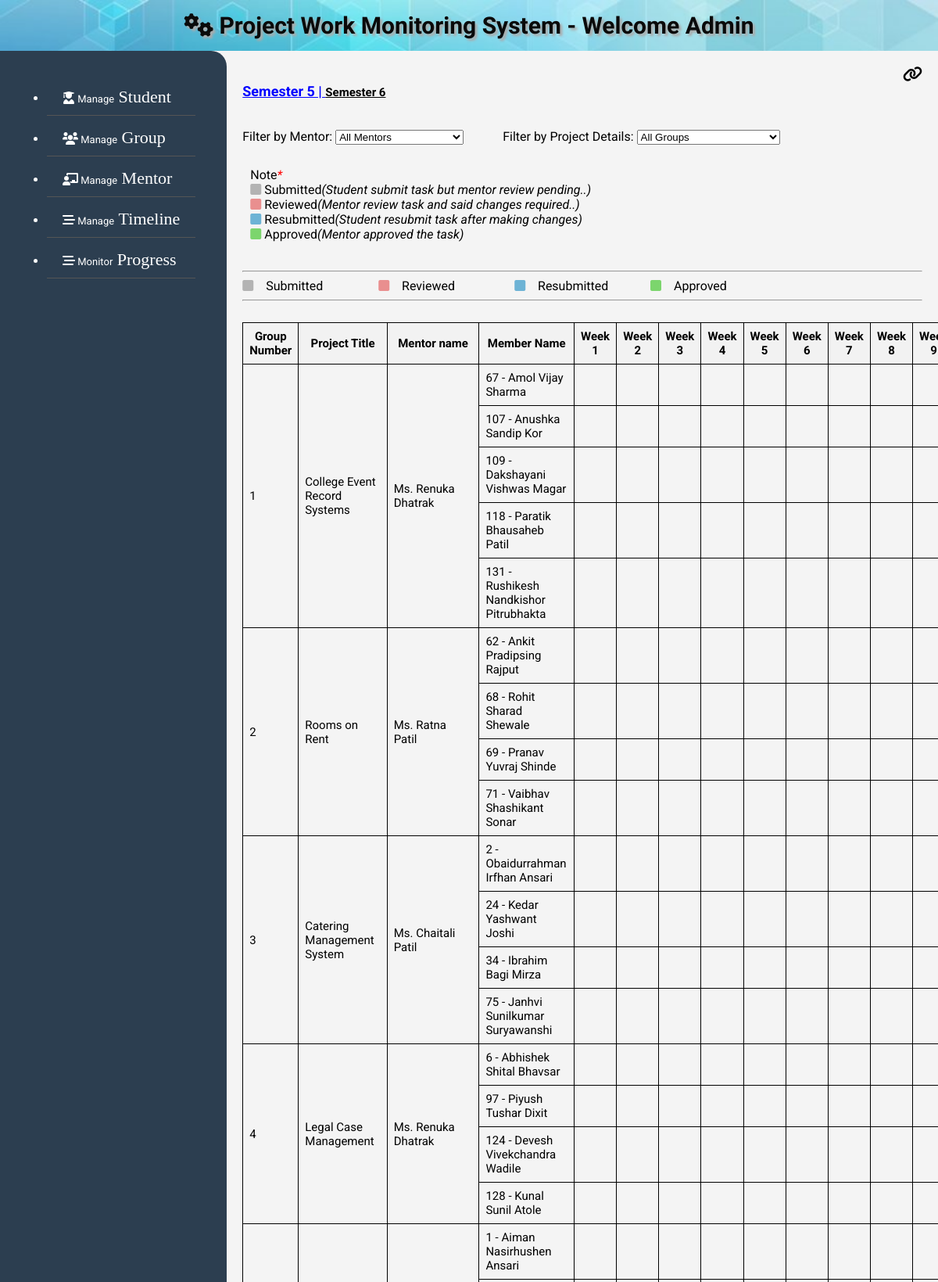
The app's page /Admin/newhome.php?year=2023 (upper part) with its own data.
### tables this page shows
CREATE TABLE `timeline` (
  `id` int(11) NOT NULL,
  `weeknumber` int(4) NOT NULL,
  `startdate` date NOT NULL,
  `enddate` date NOT NULL,
  `activityplan` varchar(255) NOT NULL,
  `semester` varchar(1) NOT NULL,
  `year` varchar(4) NOT NULL
);

CREATE TABLE `grouptable` (
  `id` int(11) NOT NULL,
  `groupno` int(4) NOT NULL,
  `mentorid` int(4) NOT NULL,
  `projecttitle` varchar(50) NOT NULL,
  `projectdetail` varchar(255) NOT NULL,
  `sponsershipname` varchar(50) NOT NULL,
  `sponsershipdetail` varchar(255) NOT NULL,
  `year` varchar(4) NOT NULL
);

CREATE TABLE `mentor` (
  `id` int(4) NOT NULL,
  `firstname` varchar(25) NOT NULL,
  `lastname` varchar(25) NOT NULL,
  `mobileno` varchar(10) NOT NULL,
  `email` varchar(50) NOT NULL,
  `gender` varchar(6) NOT NULL,
  `password` varchar(12) NOT NULL,
  `status` varchar(6) NOT NULL
);

CREATE TABLE `student` (
  `id` int(11) NOT NULL,
  `firstname` varchar(25) NOT NULL,
  `middlename` varchar(25) NOT NULL,
  `lastname` varchar(25) NOT NULL,
  `rollno` int(4) NOT NULL,
  `enrollmentno` varchar(10) NOT NULL,
  `gender` varchar(6) NOT NULL,
  `mobileno` varchar(10) NOT NULL,
  `password` varchar(12) NOT NULL,
  `groupno` int(4) NOT NULL,
  `status` varchar(7) NOT NULL,
  `year` varchar(4) NOT NULL
);

### Admin/newhome.php (the view, shortened to what this page needs)
<!DOCTYPE html>
<html lang="en">
<?php
include "config.php";
?>
<head>
    <link rel="stylesheet" href="https://cdnjs.cloudflare.com/ajax/libs/font-awesome/6.0.0-beta3/css/all.min.css" />
    <link rel="stylesheet" href="style.css">
</head>
<body>
    <header>
        <div><i class="fas fa-cogs"></i> Project Work Monitoring System - Welcome Admin</div>
    </header>
    <?php $year = $_GET['year']; ?>
    <div id="container">
        <div id="sidebar">
            <div id="menu">
                <ul>
                    <li><a><i class="fas fa-user-graduate"></i><span style="font-size:13px;"> Manage</span><span
                                style="font-size:22px;font-family: 'cursive';">&nbsp;Student</span></a>
                    </li>
                    <li><a href="groupmanagement.php?year=<?php echo $year; ?>"><i class="fas fa-users"></i><span
                                style="font-size:13px;"> Manage</span><span
                                style="font-size:22px;font-family: 'cursive';">&nbsp;Group</span></a></li>
                    <li><a href="menmanagement.php?year=<?php echo $year; ?>"><i
                                class="fas fa-chalkboard-teacher"></i><span style="font-size:13px;">
                                Manage</span><span style="font-size:22px;font-family: 'cursive';">&nbsp;Mentor</a>
                    </li>
                    <li><a><i class="fas fa-stream"></i><span style="font-size:13px;"> Manage</span><span
                                style="font-size:22px;font-family: 'cursive';">&nbsp;Timeline</span></a>
                    </li>
                    <li><a><i class="fas fa-stream"></i><span style="font-size:13px;"> Monitor</span><span
                                style="font-size:22px;font-family: 'cursive';">&nbsp;Progress</span></a>
                    </li>
                </ul>
            </div>
            <br><br><br><br><br><br>
        </div>
        <div id="content">
        <div style="text-align:right">
        <span class="tooltip fa fa-link" style="font-size:20px">
            </span>
        </div>
            <?php
        if(isset($_GET['fsem'])) {?>
            <b><a href="newhome.php<?php echo '?year='.$year ?>" style="font-size: 18px;color:black;">Semester 5
                    | </a>
                <a href="newhome.php<?php echo '?year='.$year.'&fsem=6' ?>" style="font-size: 15px;color:blue">Semester
                    6</a></b>
            <?php }
        else{?>
            <b><a href="newhome.php<?php echo '?year='.$year ?>" style="font-size: 18px;color:blue;">Semester 5
                    | </a>
                <a href="newhome.php<?php echo '?year='.$year.'&fsem=6' ?>" style="font-size: 15px;color:black">Semester
                    6</a></b>
            <?php }?>
            <br>
            <br>
            <br>
            <div style="display:flex">
                <div>
                    <form>
                        <label for="mentorFilter">Filter by Mentor:</label>
                        <select id="mentorFilter" onchange="redirectToNewHome()">
                            <option value="Yes">All Mentors</option>
                        </select>
                    </form>
                </div>
                <div style="margin-left:50px">
                    <form>
                        <label for="projectFilter">Filter by Project Details:</label>
                        <select id="projectFilter" onchange="redirectToNewHomePro()">
                            <option value="Yes">All Groups</option>
                        </select>
                    </form>
                </div>
            </div>
            <br>
            <div style="padding:10px">
                <span>Note<i style="color:red;">*</i></span><br>
                <span><i class="fa-solid fa-square" style="color:#b3b3b3"></i> Submitted<i>(Student submit task
                        but
                        mentor review pending..)</i></span><br>
                <span><i class="fa-solid fa-square" style="color:#e98f8f"></i> Reviewed<i>(Mentor review task
                        and said
                        changes required..)</i></span><br>
                <span><i class="fa-solid fa-square" style="color:#6db3d5"></i> Resubmitted<i>(Student resubmit
                        task
                        after making changes)</i></span><br>
                <span><i class="fa-solid fa-square" style="color:#7cd56d"></i> Approved<i>(Mentor approved the
                        task)</i></span>
            </div>
            <br>
            <hr>
            <div style="display:flex;width:100%">
                <div style="width:20%">
                    <span><i class="fa-solid fa-square" style="color:#b3b3b3"></i>&nbsp;&nbsp;&nbsp;
                        Submitted</span>
                </div>
                <div style="width:20%">
                    <span><i class="fa-solid fa-square" style="color:#e98f8f"></i>&nbsp;&nbsp;&nbsp;
                        Reviewed</span>
                </div>
                <div style="width:20%">
                    <span><i class="fa-solid fa-square" style="color:#6db3d5"></i>&nbsp;&nbsp;&nbsp;
                        Resubmitted</span>
                </div>
                <div style="width:20%">
                    <span><i class="fa-solid fa-square" style="color:#7cd56d"></i>&nbsp;&nbsp;&nbsp;
                        Approved</span>
                </div>
            </div>
            <hr> <br>
            <table id="forsearch">
                <tr>
                    <th style="width:30px">Group Number</th>
                    <th style="width:150px">Project Title</th>
                    <th style="width:150px">Mentor name</th>
                    <th style="width:400px">Member Name</th>
                    <?php
                    if(isset($_GET['fsem'])) {
                    $selectWeekQuery = "SELECT * FROM `timeline` where year=$year AND semester=6 ORDER BY weeknumber ASC";
                    $weeksResult = mysqli_query($con, $selectWeekQuery);
                    }
                    else{
                        $selectWeekQuery = "SELECT * FROM `timeline` where year=$year AND semester=5 ORDER BY weeknumber ASC";
                        $weeksResult = mysqli_query($con, $selectWeekQuery);
                    }
                    while ($week = mysqli_fetch_assoc($weeksResult)) {
                    ?>
                    <th style="width:150px"><?php echo 'Week '.$week['weeknumber']?></th>
                    <?php } ?>
                </tr>
                <?php
                if(isset($_GET['mname'])) {
                    $midd=$_GET['mname'];
                    $selectGroupQuery = "SELECT * FROM `grouptable` where year=$year AND mentorid=$midd ORDER BY groupno ASC";
                    $GroupQuery = mysqli_query($con, $selectGroupQuery);
                }
                else{
                    $selectGroupQuery = "SELECT * FROM `grouptable` where year=$year ORDER BY groupno ASC";
                    $GroupQuery = mysqli_query($con, $selectGroupQuery);
                }
                    while ($Group = mysqli_fetch_assoc($GroupQuery)) {
                            $count=0;
                            $gr=$Group['groupno'];
                              $selectStudentQuery = "SELECT * FROM `student` WHERE `groupno` = $gr AND `year` = $year ORDER BY `rollno` ASC";
                              $studentsResult = mysqli_query($con, $selectStudentQuery);
                               while ($stud = mysqli_fetch_assoc($studentsResult)){
                                      $count++;
                              }?>
                <tr>
                    <td rowspan="<?php echo $count; ?>"><?php echo $Group['groupno'];?></td>
                    <td rowspan="<?php echo $count; ?>"><?php
                                                if($Group['projecttitle']){
                                                echo $Group['projecttitle'];
                                                }
                                                else{
                                                    ?>
                        <a href="addproject.php?year=<?php echo $year ?>&g_id=<?php echo $Group['id']; ?>">Add
                            Project
                            Details</a>
                        <?php
                                                }?>
                    </td>
                    <td rowspan="<?php echo $count; ?>"><?php
                                            if($Group['mentorid'] == 0)
                                            {  ?>
                        <a href="assignmentor.php?g_id=<?php echo $Group['groupno']; ?>&year=<?php echo $year; ?>">assign
                            mentor</a>
                        <?php
                                            }
                                            else{
                                                $gmen=$Group['mentorid'];
                                                $selectMentorQuery = "SELECT * FROM mentor where id =  $gmen ";
                                                $mentorsResult = mysqli_query($con, $selectMentorQuery);
                                                while ($menn = mysqli_fetch_assoc($mentorsResult))
                                                 {
                                                    $mgen=$menn['gender'];
                                                    if($mgen=='male')
                                                    {
                                                        echo 'Mr.';echo ' ';
                                                    }else{
                                                        echo 'Ms.';echo ' ';
                                                    }
                                                        echo $menn['firstname']; echo ' '; echo $menn['lastname'] ;
                                                  }
                                               } ?>
                    </td>
                    <?php     $gr=$Group['groupno'];
                              $selectStudentQuery = "SELECT * FROM `student` WHERE `groupno` = $gr AND `year` = $year ORDER BY `rollno` ASC";
                              $studentsResult = mysqli_query($con, $selectStudentQuery);
                              $sid=0;
                               while ($stud = mysqli_fetch_assoc($studentsResult)){
                                $statusf=' ';
                                if($stud['status']!='Regular'){
                                    $statusf=' [C]';
                                }
                                $sid= $stud['id'];
                                     ?> <td>
                        <?php echo $stud['rollno']; echo ' - '; echo $stud['firstname']; echo ' '; echo $stud['middlename'] ; echo ' '; echo $stud['lastname'] ;echo $statusf; ?>
                    </td> <?php
                                    break;
                              }?>
                    <?php
                     if(isset($_GET['fsem'])) {
                        $selectWQuery = "SELECT * FROM `timeline` where year=$year AND semester=6 ORDER BY weeknumber ASC";
                        $wResult = mysqli_query($con, $selectWQuery);
                        }
                        else{
                            $selectWQuery = "SELECT * FROM `timeline` where year=$year AND semester=5 ORDER BY weeknumber ASC";
                            $wResult = mysqli_query($con, $selectWQuery);
                        }
                    while ($week = mysqli_fetch_assoc($wResult)) {
                        $wid=$week['id'];
                        $selectWQuery = "SELECT * FROM `weeklydiary` where studentid=$sid AND weekid=$wid";
                        $WResult = mysqli_query($con, $selectWQuery);
                        if (mysqli_num_rows($WResult) > 0) {
                            $Wchecked = mysqli_fetch_assoc($WResult);
                                    if($Wchecked['remark']=='viewed'){
                                    ?>
                    <td style="background-color:#e98f8f;">
                        <?php
                                    }
                                    elseif($Wchecked['remark']=='approved'){
                                        ?>
                    <td style="background-color:#7cd56d;">
                         <?php
                                    }
                                    elseif($Wchecked['remark']=='updated'){
                                        ?>
                    <td style="background-color:#6db3d5;">
                        <?php
                                    }
                                    else{
                                        ?>
                    <td style="background-color:#b3b3b3;">
                        <?php
                                    }
                            }
                            else{
                                ?>
                    <td>
                        <?php
                            }
                    ?>
                        <?php } ?>
                </tr>
                <?php
                mysqli_data_seek($studentsResult, 1);
                while ($stud = mysqli_fetch_assoc($studentsResult)) {
                    $siid=$stud['id'];
                    ?>
                <tr>
                    <td><?php echo $stud['rollno']; echo ' - '; echo $stud['firstname']; echo ' '; echo $stud['middlename'] ; echo ' '; echo $stud['lastname'] ; ?>
                    </td>
                    <?php
                      mysqli_data_seek($weeksResult,0);
                    while ($week = mysqli_fetch_assoc($weeksResult)) {
                        $wid=$week['id'];
                        $selectWQuery = "SELECT * FROM `weeklydiary` where studentid=$siid AND weekid=$wid";
                        $WResult = mysqli_query($con, $selectWQuery);
                        if (mysqli_num_rows($WResult) > 0) {
                            $Wchecked = mysqli_fetch_assoc($WResult);
                                    if($Wchecked['remark']=='viewed'){
                                    ?>
                    <td style="background-color:#e98f8f">
                        <?php
                                    }
                                    elseif($Wchecked['remark']=='approved'){
                                        ?>
                    <td style="background-color:#7cd56d;">
                        <?php
                                    }
                                    elseif($Wchecked['remark']=='updated'){
                                        ?>
                    <td style="background-color:#6db3d5;">
                        <?php
                                    }
                                    else{
                                        ?>
                    <td style="background-color:#b3b3b3;">
                        </span>
                        <?php
                                    }
                            }
                            else{
                                ?>
                    <td>
                        <?php
                            }
                    ?>
                        <?php } ?>
                </tr>
                <?php
                }
             } ?>
            </table>
        </div>
</body>
</html>

### records on screen
timeline: weeknumber "1"
timeline: weeknumber "2"
timeline: weeknumber "3"
timeline: weeknumber "4"
timeline: weeknumber "5"
timeline: weeknumber "6"
timeline: weeknumber "7"
timeline: weeknumber "8"
timeline: weeknumber "9"
grouptable: groupno "1", projecttitle "College Event Record Systems"
mentor: gender "Ms.", firstname "Renuka", lastname "Dhatrak"
student: rollno "67", firstname "Amol", middlename "Vijay", lastname "Sharma"
student: rollno "107", firstname "Anushka", middlename "Sandip", lastname "Kor"
student: rollno "109", firstname "Dakshayani", middlename "Vishwas", lastname "Magar"
student: rollno "118", firstname "Paratik", middlename "Bhausaheb", lastname "Patil"
student: rollno "131", firstname "Rushikesh", middlename "Nandkishor", lastname "Pitrubhakta"
grouptable: groupno "2", projecttitle "Rooms on Rent"
mentor: gender "Ms.", firstname "Ratna", lastname "Patil"
student: rollno "62", firstname "Ankit", middlename "Pradipsing", lastname "Rajput"
student: rollno "68", firstname "Rohit", middlename "Sharad", lastname "Shewale"
student: rollno "69", firstname "Pranav", middlename "Yuvraj", lastname "Shinde"
student: rollno "71", firstname "Vaibhav", middlename "Shashikant", lastname "Sonar"
grouptable: groupno "3", projecttitle "Catering Management System"
mentor: gender "Ms.", firstname "Chaitali", lastname "Patil"
student: rollno "2", firstname "Obaidurrahman", middlename "Irfhan", lastname "Ansari"
student: rollno "24", firstname "Kedar", middlename "Yashwant", lastname "Joshi"
student: rollno "34", firstname "Ibrahim", middlename "Bagi", lastname "Mirza"
student: rollno "75", firstname "Janhvi", middlename "Sunilkumar", lastname "Suryawanshi"
grouptable: groupno "4", projecttitle "Legal Case Management"
student: rollno "6", firstname "Abhishek", middlename "Shital", lastname "Bhavsar"
student: rollno "97", firstname "Piyush", middlename "Tushar", lastname "Dixit"
student: rollno "124", firstname "Devesh", middlename "Vivekchandra", lastname "Wadile"
student: rollno "128", firstname "Kunal", middlename "Sunil", lastname "Atole"
student: rollno "1", firstname "Aiman", middlename "Nasirhushen", lastname "Ansari"
